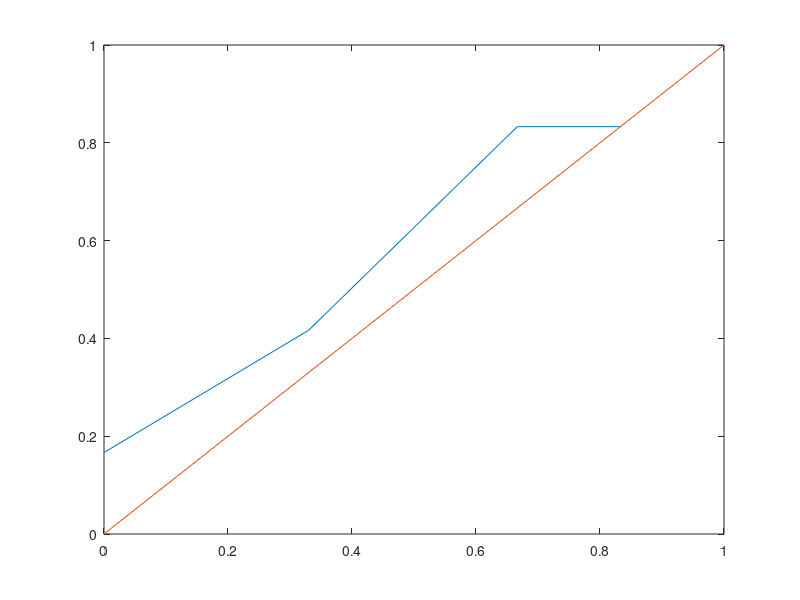

This figure's MATLAB source:

y = [ 0.1666
0.4166
0.833
0.833
];

x = [ 0
0.33
0.6666
0.8333
];

d_x = [0,1];
d_y = [0,1];

plot(x,y);
hold on;
plot(d_x, d_y);